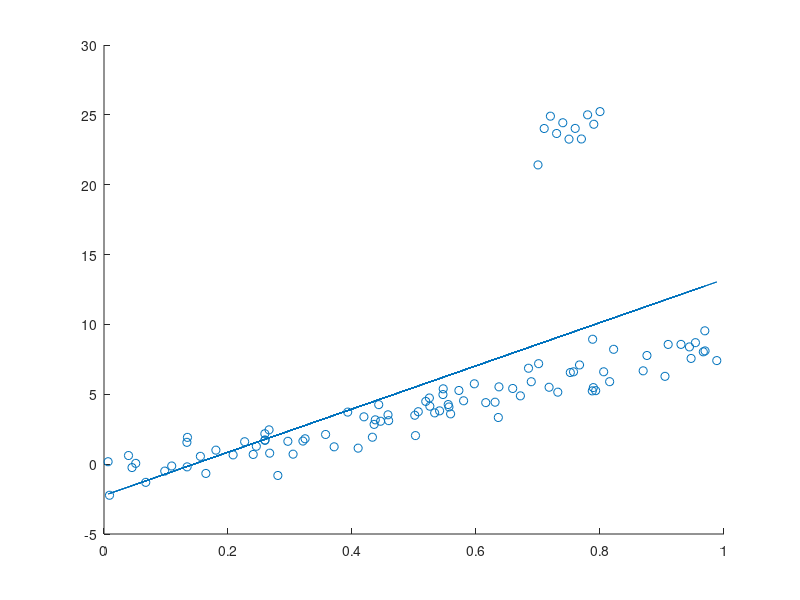

Here is the MATLAB script that generated this plot:
%OPTIONAL PROBLEM 1-LINEAR REGRESSION IN MULTIPLE WAYS
%%
load regression.mat;
scatter(X, Y);
hold on;
%using least-squares regression
t = ones(length(X), 1);
%= [x_m, 1] 
XAug = cat(2,X,t);
% concatenate theta and b into a single parameter vector
theta = (diff(Y)./diff(X));
theta(length(X)) = theta(length(X)-1)*1;
b = (Y - theta.*X);
beta = [theta;b];  % XAug * beta = (X_m*theta+b).
p=polyfit(X, Y, 1);
plot(X, polyval(p,X));